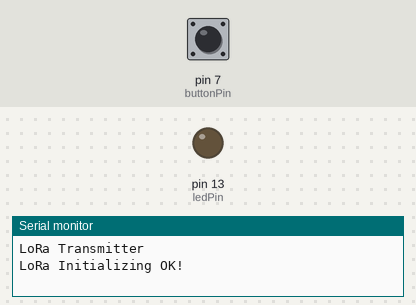
Simulated run of this sketch. Board: Arduino Uno, built with avr-gcc and run on an emulated ATmega328P. Shown: output pins drawn as LEDs (lit = HIGH), the last lines printed to the serial monitor. Dashed ring = blinking. The test bench sets the inputs (shaded band); at power-on: pin 7 (buttonPin) HIGH. No radio packets arrive unless stated.

Above: at 1.2 s.
1.3 s: pin 7 (buttonPin) pulled LOW for 1 s
At 1.7 s:
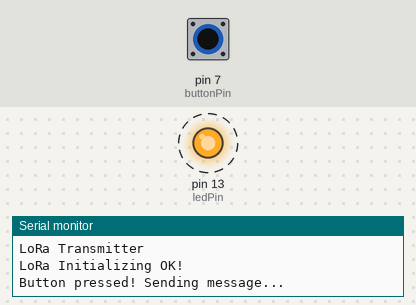
4.2 s: pin 7 (buttonPin) pulled LOW for 3.2 s
At 8.7 s:
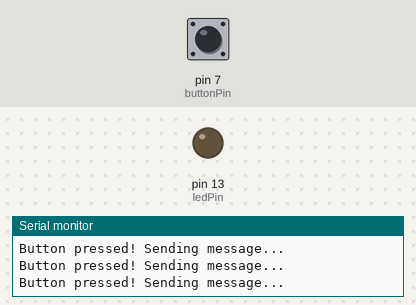
Timing chart, 0 to 10.2 s (numbered marks = the images above; inputs shaded):
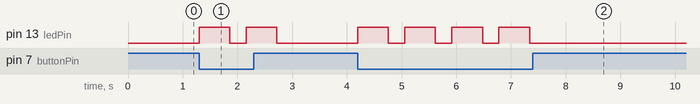

Measured:
- after the input at 1.3 s, pin 13 (ledPin): alternates HIGH for 0.56 s and LOW for 0.30 s, 4 changes in all, then stays LOW, starting at once
- after the input at 4.2 s, pin 13 (ledPin): alternates HIGH for 0.56 s and LOW for 0.30 s, 8 changes in all, then stays LOW, starting at once

The sketch:

ledTransmitLoRa_sender.ino
```cpp
#include <SPI.h>
#include <LoRa.h>

#define ss 10        // LoRa module pin definitions
#define rst 9
#define dio0 2
#define buttonPin 7  // Push button pin
#define ledPin 13    // Optional LED for feedback

void setup() {
  // Initialize Serial Monitor
  Serial.begin(115200);
  while (!Serial);
  Serial.println("LoRa Transmitter");

  // Initialize LoRa module
  LoRa.setPins(ss, rst, dio0);

  // Initialize LoRa frequency (adjust according to your location)
  while (!LoRa.begin(866E6)) { // 866 MHz for Europe
    Serial.print(".");
    delay(500);
  }

  // Set sync word to avoid other LoRa traffic
  LoRa.setSyncWord(0xF3);
  Serial.println("LoRa Initializing OK!");

  // Set button and LED pins
  pinMode(buttonPin, INPUT_PULLUP);  // Use internal pull-up resistor for the button
  pinMode(ledPin, OUTPUT);           // LED feedback
}

void loop() {
  // Check if the button is pressed
  if (digitalRead(buttonPin) == LOW) {  // Button is pressed (active LOW)
    Serial.println("Button pressed! Sending message...");

    // Turn on the LED to indicate message transmission
    digitalWrite(ledPin, HIGH);

    // Send the message
    LoRa.beginPacket();
    LoRa.print("Button Pressed!");
    LoRa.endPacket();

    // Wait a bit before turning off the LED
    delay(500); // LED stays on for half a second

    // Turn off the LED after sending the message
    digitalWrite(ledPin, LOW);

    // Debounce the button (simple delay)
    delay(300); // Adjust if necessary
  }
}
```

STM32_square_PROGRAMING.c
```cpp
//#include <stdio.h>
//#define square(x) ((x)*(x))
//
//int main()
//{
//    int x=5;
//    printf("x: %d square of x: %d",x,square(x));
//    return 0;
//}
```

STM32._print_nm.c
```cpp
#include<stdio.h>

 #define santanu printf("SANTANU");

 int main()
 {
     santanu;
 }
```

TASK.c
```cpp
// Task 1.Create Car structure globally consisting of Model, colour and price and print on the screen.


// #include <stdio.h>
// struct Car {
//     char model[30];
//     char color[15];
//     int seats;
//     double price;
// };
// struct Car car = {"Honda Civic", "Blue", 4, 22000.00};

// void printCarDetails() {
//     printf("Car Details:\n");
//     printf("Model: %s\n", car.model);
//     printf("Color: %s\n", car.color);
//     printf("Seats: %d\n",car.seats);
//     printf("Price: $%.2lf\n", car.price);
// }

// int main() {
//     printCarDetails();
//     return 0;
// }

// // Task 2 Write a program to create structure globally enter the name,age and salary of employees and manager.
// If the manager age is above 30 then the salary will be 65000 otherwise 55000.


// #include <stdio.h>


// struct Employee {
//     char name[50];
//     int age;
//     float salary;
// };


// struct Employee manager, employee;

// int main() {

//     printf("Enter Employee's Name: ");
//     scanf("%s", employee.name);
//     printf("Enter Employee's Age: ");
//     scanf("%d", &employee.age);
//     printf("Enter Employee's Salary: ");
//     scanf("%f", &employee.salary);


//     printf("\nEnter Manager's Name: ");
//     scanf("%s", manager.name);
//     printf("Enter Manager's Age: ");
//     scanf("%d", &manager.age);


//     if (manager.age > 30) {
//         manager.salary = 65000;
//     } else {
//         manager.salary = 55000;
//     }

//     printf("\nEmployee Details:\n");
//     printf("Name: %s\n", employee.name);
//     printf("Age: %d\n", employee.age);
//     printf("Salary: %.2f\n", employee.salary);


//     printf("\nManager Details:\n");
//     printf("Name: %s\n", manager.name);
//     printf("Age: %d\n", manager.age);
//     printf("Salary: %.2f\n", manager.salary);

//     return 0;
// }


// // Task 3 Create a structure named Book to store book details like title, author, and price. Write a C program to input details for
// three books, find the most expensive and the lowest priced books, and display their information.


// #include <stdio.h>


// struct Book {
//     char title[100];
//     char author[100];
//     float price;
// };

// int main() {
//     struct Book books[3];
//     int most_expensive_index = 0, lowest_priced_index = 0;

//     for (int i = 0; i < 3; i++) {
//         printf("\nEnter details for Book %d:\n", i + 1);
//         printf("Title: ");
//         scanf(" %[^\n]", books[i].title);
//         printf("Author: ");
//         scanf(" %[^\n]", books[i].author);
//         printf("Price: ");
//         scanf("%f", &books[i].price);

//         if (books[i].price > books[most_expensive_index].price) {
//             most_expensive_index = i;
//         }
//         if (books[i].price < books[lowest_priced_index].price) {
//             lowest_priced_index = i;
//         }
//     }

//     printf("\nMost Expensive Book:\n");
//     printf("Title: %s\n", books[most_expensive_index].title);
//     printf("Author: %s\n", books[most_expensive_index].author);
//     printf("Price: %.2f\n", books[most_expensive_index].price);

//     printf("\nLowest Priced Book:\n");
//     printf("Title: %s\n", books[lowest_priced_index].title);
//     printf("Author: %s\n", books[lowest_priced_index].author);
//     printf("Price: %.2f\n", books[lowest_priced_index].price);

//     return 0;
// }

// // Task 4 Define a structure named Circle to represent a circle with a radius. Write a C program to create user defined
// function to calculate the area and perimeter of two circles and display the results in the main function.

// #include <stdio.h>
// #define PI 3.14159


// struct Circle {
//     float radius;
// };

// float calculate_area(struct Circle c) {
//     return PI * c.radius * c.radius;
// }

// float calculate_perimeter(struct Circle c) {
//     return 2 * PI * c.radius;
// }

// int main() {
//     struct Circle circle1, circle2;


//     printf("Enter the radius of Circle 1: ");
//     scanf("%f", &circle1.radius);


//     printf("Enter the radius of Circle 2: ");
//     scanf("%f", &circle2.radius);


//     float area1 = calculate_area(circle1);
//     float perimeter1 = calculate_perimeter(circle1);


//     float area2 = calculate_area(circle2);
//     float perimeter2 = calculate_perimeter(circle2);


//     printf("\nCircle 1:\n");
//     printf("Radius: %.2f\n", circle1.radius);
//     printf("Area: %.2f\n", area1);
//     printf("Perimeter: %.2f\n", perimeter1);


//     printf("\nCircle 2:\n");
//     printf("Radius: %.2f\n", circle2.radius);
//     printf("Area: %.2f\n", area2);
//     printf("Perimeter: %.2f\n", perimeter2);

//     return 0;
// }
```

c_programing.cpp
```cpp
#include <stdio.h>

int main() {
    int i;
    for (i = 0; i < 5; i++) {
        if (i % 2 == 0) {
            printf("%d is even\n", i);
        } else {
            printf("%d is odd\n", i);
        }
    }
    return 0;
}
```

col-mod-price-car.c
```cpp
#include <stdio.h>

struct Car {
    char model[50];
    char colour[30];
    float price;
};

void printCar(struct Car car) {
    printf("Car Model: %s\n", car.model);
    printf("Car Colour: %s\n", car.colour);
    printf("Car Price: %.2f\n", car.price);
}

int main() {
    // Create a global Car instance
    struct Car myCar = {"BMW", "Red", 0001};

    // Print car details
    printCar(myCar);

    return 0;
}
```
